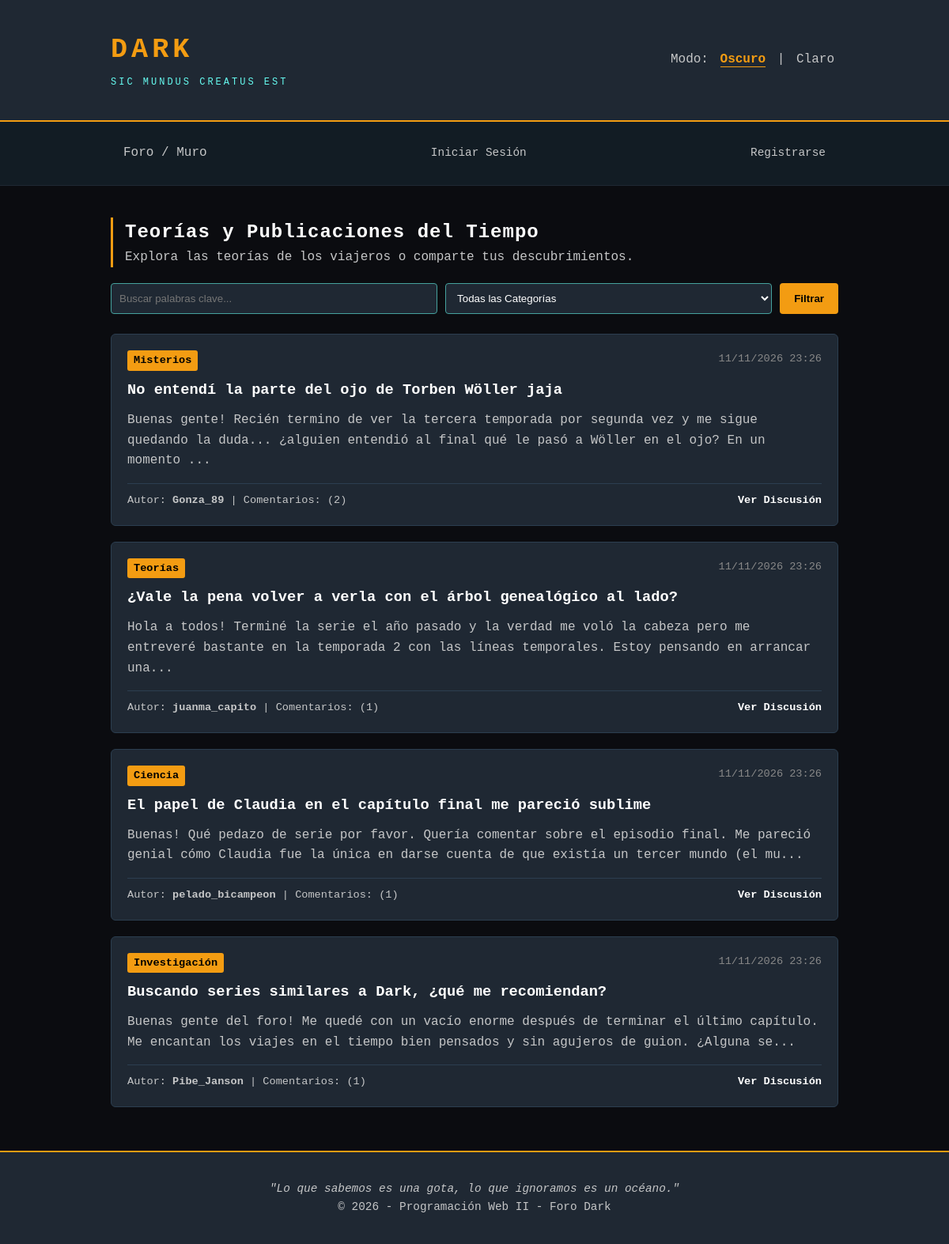
The page / on the database its author committed.
### tables this page shows
CREATE TABLE `publicaciones` (
  `id` INT AUTO_INCREMENT PRIMARY KEY,
  `usuario_id` INT NOT NULL,
  `titulo` VARCHAR(200) NOT NULL,
  `categoria` VARCHAR(50) NOT NULL,
  `contenido` TEXT NOT NULL,
  `fecha_creacion` DATETIME DEFAULT CURRENT_TIMESTAMP,
  FOREIGN KEY (`usuario_id`) REFERENCES `usuarios`(`id`) ON DELETE CASCADE
);

CREATE TABLE `usuarios` (
  `id` INT AUTO_INCREMENT PRIMARY KEY,
  `nombre` VARCHAR(100) NOT NULL,
  `email` VARCHAR(150) NOT NULL UNIQUE,
  `password` VARCHAR(255) NOT NULL,
  `rol` ENUM('admin', 'user') DEFAULT 'user',
  `fecha_registro` DATETIME DEFAULT CURRENT_TIMESTAMP
);

### index.php (the view, shortened to what this page needs)
<?php
require_once 'includes/conexion.php';
require_once 'includes/nav.php';
$busqueda = trim($_GET['buscar'] ?? '');
$categoria_filtro = trim($_GET['categoria'] ?? '');
if (!empty($busqueda)) {
    $sql = "SELECT p.*, u.nombre as autor, (SELECT COUNT(*) FROM comentarios c WHERE c.publicacion_id = p.id) as cant_comentarios
            FROM publicaciones p
            JOIN usuarios u ON p.usuario_id = u.id
            WHERE p.titulo LIKE ? OR p.contenido LIKE ?
            ORDER BY p.fecha_creacion DESC";
    $stmt = mysqli_prepare($conexion, $sql);
    $term = "%" . $busqueda . "%";
    mysqli_stmt_bind_param($stmt, "ss", $term, $term);
    mysqli_stmt_execute($stmt);
    $resultado = mysqli_stmt_get_result($stmt);
} else {
    $sql = "SELECT p.*, u.nombre as autor, (SELECT COUNT(*) FROM comentarios c WHERE c.publicacion_id = p.id) as cant_comentarios
            FROM publicaciones p
            JOIN usuarios u ON p.usuario_id = u.id
            ORDER BY p.fecha_creacion DESC";
    $resultado = mysqli_query($conexion, $sql);
}
?>
<div class="muro-header">
    <h2>Teorías y Publicaciones del Tiempo</h2>
    <p>Explora las teorías de los viajeros o comparte tus descubrimientos.</p>
</div>
<form action="index.php" method="GET" class="form-filtro">
    <input type="text" name="buscar" placeholder="Buscar palabras clave..." value="<?php echo e($busqueda); ?>">
    <select name="categoria">
        <option value="">Todas las Categorías</option>
    </select>
    <button type="submit" class="btn">Filtrar</button>
</form>
<div class="foro-grid">
    <?php if (mysqli_num_rows($resultado) > 0): ?>
        <?php while ($pub = mysqli_fetch_assoc($resultado)): ?>
            <article class="post-card">
                <div class="post-meta">
                    <span class="badge-cat"><?php echo e($pub['categoria']); ?></span>
                    <span class="post-fecha"><?php echo date('d/m/Y H:i', strtotime($pub['fecha_creacion'])); ?></span>
                </div>
                <h3 class="post-titulo">
                    <a href="ver_post.php?id=<?php echo $pub['id']; ?>"><?php echo e($pub['titulo']); ?></a>
                </h3>
                <p class="post-contenido"><?php echo e(mb_strimwidth($pub['contenido'], 0, 180, "...")); ?></p>
                <div class="post-footer">
                    <span>Autor: <strong><?php echo e($pub['autor']); ?></strong> | Comentarios: (<?php echo $pub['cant_comentarios']; ?>)</span>
                    <div>
                        <a href="ver_post.php?id=<?php echo $pub['id']; ?>" class="btn-link">Ver Discusión</a>
                    </div>
                </div>
            </article>
        <?php endwhile; ?>
    <?php else: ?>
        <div class="tarjeta"><p>No se encontraron publicaciones en este ciclo.</p></div>
    <?php endif; ?>
</div>
<?php require_once 'includes/footer.php'; ?>

### includes/header.php (shortened to what this page needs)
<?php
$tema_actual = $_COOKIE['pref_tema'] ?? 'oscuro';
function e($str) {
    return htmlspecialchars($str ?? '', ENT_QUOTES, 'UTF-8');
}
?>
<!DOCTYPE html>
<html lang="es">
<head>
    <link rel="stylesheet" href="css/tema-<?php echo e($tema_actual); ?>.css?v=<?php echo time(); ?>">
</head>
<body>
<header class="header-main">
    <div class="container header-flex">
        <div class="logo-box">
            <h1 class="logo-title">DARK</h1>
            <span class="logo-sub">SIC MUNDUS CREATUS EST</span>
        </div>
        <div class="selector-tema">
            <span>Modo: </span>
            <a href="?cambiar_tema=oscuro" class="btn-tema <?php echo $tema_actual === 'oscuro' ? 'activo' : ''; ?>">Oscuro</a> |
            <a href="?cambiar_tema=claro" class="btn-tema <?php echo $tema_actual === 'claro' ? 'activo' : ''; ?>">Claro</a>
        </div>
    </div>
</header>

### includes/nav.php (shortened to what this page needs)
<?php require_once __DIR__ . '/header.php'; ?>
<nav class="nav-main">
    <div class="container">
        <ul>
            <li><a href="index.php">Foro / Muro</a></li>
            <?php if (isset($_SESSION['usuario_id'])): ?>
                <li><a href="crear_publicacion.php" class="btn-destacado">+ Nueva Teoría</a></li>
                <li><a href="perfil.php">Mi Perfil</a></li>
                <li class="nav-derecha">
                    Viajero: <strong><?php echo e($_SESSION['usuario_nombre']); ?></strong>
                    (<a href="logout.php" class="link-salir">Cerrar Sesión</a>)
                </li>
            <?php else: ?>
                <li class="nav-derecha"><a href="login.php">Iniciar Sesión</a></li>
                <li class="nav-derecha"><a href="registro.php">Registrarse</a></li>
            <?php endif; ?>
        </ul>
    </div>
</nav>
<main class="container contenido-principal">

### includes/footer.php
</main>
<footer class="footer-main">
    <div class="container">
        <p><em>"Lo que sabemos es una gota, lo que ignoramos es un océano."</em></p>
        <p>&copy; <?php echo date('Y'); ?> - Programación Web II - Foro Dark</p>
    </div>
</footer>
</body>
</html>

### css/tema-oscuro.css (style rules this page uses)
* { box-sizing: border-box; margin: 0; padding: 0; }
body { font-family: 'Courier New', Courier, monospace, sans-serif; background-color: #0b0c10; color: #c5c6c7; line-height: 1.6; }
.container { width: 90%; max-width: 950px; margin: 0 auto; padding: 15px; }
.header-main { background: #1f2833; padding: 20px 0; border-bottom: 2px solid #f39c12; }
.header-flex { display: flex; justify-content: space-between; align-items: center; }
.logo-title { font-size: 2.2rem; letter-spacing: 5px; color: #f39c12; margin: 0; }
.logo-sub { font-size: 0.75rem; letter-spacing: 3px; color: #66fcf1; }
.selector-tema .btn-tema { color: #c5c6c7; text-decoration: none; margin: 0 5px; }
.selector-tema .btn-tema.activo { color: #f39c12; font-weight: bold; border-bottom: 1px solid #f39c12; }
.nav-main { background: #121c24; border-bottom: 1px solid #1f2833; }
.nav-main ul { list-style: none; display: flex; flex-wrap: wrap; align-items: center; }
.nav-main li a { display: block; color: #c5c6c7; padding: 12px 16px; text-decoration: none; }
.nav-main li.nav-derecha { margin-left: auto; color: #888; font-size: 0.9rem; }
.contenido-principal { margin-top: 25px; min-height: 70vh; }
.muro-header { margin-bottom: 20px; border-left: 3px solid #f39c12; padding-left: 15px; }
.muro-header h2 { color: #fff; letter-spacing: 1px; }
.form-filtro { display: flex; gap: 10px; margin-bottom: 25px; flex-wrap: wrap; }
.form-filtro input[type="text"], .form-filtro select { padding: 10px; background: #1f2833; border: 1px solid #45a29e; color: #fff; border-radius: 4px; flex: 1; }
.foro-grid { display: flex; flex-direction: column; gap: 20px; }
.post-card { background: #1f2833; padding: 20px; border-radius: 6px; border: 1px solid #2c3e50; }
.post-card a { color: #fff; text-decoration: none; }
.post-meta { display: flex; justify-content: space-between; margin-bottom: 10px; font-size: 0.85rem; }
.badge-cat { background: #f39c12; color: #000; padding: 2px 8px; border-radius: 3px; font-weight: bold; }
.post-fecha { color: #888; }
.post-titulo { color: #fff; margin-bottom: 10px; }
.post-contenido { color: #c5c6c7; margin-bottom: 15px; }
.post-footer { display: flex; justify-content: space-between; align-items: center; border-top: 1px solid #2c3e50; padding-top: 10px; font-size: 0.85rem; }
.btn-link { color: #66fcf1; font-weight: bold; }
.btn { background: #f39c12; color: #000; padding: 10px 18px; border: none; border-radius: 4px; font-weight: bold; cursor: pointer; text-decoration: none; display: inline-block; }
.footer-main { background: #1f2833; text-align: center; padding: 20px 0; margin-top: 40px; border-top: 2px solid #f39c12; font-size: 0.9rem; }

### rows shown on the page
publicaciones: categoria "Misterios", fecha_creacion "11/11/2026 23:26", titulo "No entendí la parte del ojo de Torben Wöller jaja", contenido "Buenas gente! Recién termino de ver la tercera temporada por segunda vez y me sigue quedando la duda... ¿alguien entendió al final qué le pasó a Wöller en el ojo? En un momento ...", usuario.nombre "Gonza_89", cant_comentarios "2"
publicaciones: categoria "Teorías", fecha_creacion "11/11/2026 23:26", titulo "¿Vale la pena volver a verla con el árbol genealógico al lado?", contenido "Hola a todos! Terminé la serie el año pasado y la verdad me voló la cabeza pero me entreveré bastante en la temporada 2 con las líneas temporales. Estoy pensando en arrancar una...", usuario.nombre "juanma_capito", cant_comentarios "1"
publicaciones: categoria "Ciencia", fecha_creacion "11/11/2026 23:26", titulo "El papel de Claudia en el capítulo final me pareció sublime", contenido "Buenas! Qué pedazo de serie por favor. Quería comentar sobre el episodio final. Me pareció genial cómo Claudia fue la única en darse cuenta de que existía un tercer mundo (el mu...", usuario.nombre "pelado_bicampeon", cant_comentarios "1"
publicaciones: categoria "Investigación", fecha_creacion "11/11/2026 23:26", titulo "Buscando series similares a Dark, ¿qué me recomiendan?", contenido "Buenas gente del foro! Me quedé con un vacío enorme después de terminar el último capítulo. Me encantan los viajes en el tiempo bien pensados y sin agujeros de guion. ¿Alguna se...", usuario.nombre "Pibe_Janson", cant_comentarios "1"
